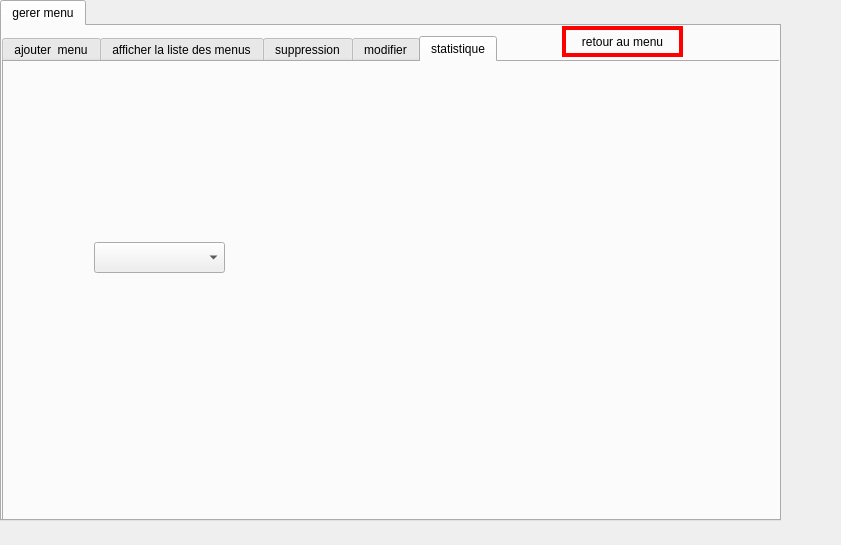
<?xml version="1.0" encoding="UTF-8"?>
<ui version="4.0">
 <class>gestion_menu_ui</class>
 <widget class="QDialog" name="gestion_menu_ui">
  <property name="geometry">
   <rect>
    <x>0</x>
    <y>0</y>
    <width>841</width>
    <height>545</height>
   </rect>
  </property>
  <property name="windowTitle">
   <string>Dialog</string>
  </property>
  <widget class="QTabWidget" name="tabWidget">
   <property name="geometry">
    <rect>
     <x>0</x>
     <y>0</y>
     <width>781</width>
     <height>521</height>
    </rect>
   </property>
   <property name="styleSheet">
    <string notr="true">background-image: url(:/photos/b.png);</string>
   </property>
   <property name="currentIndex">
    <number>0</number>
   </property>
   <widget class="QWidget" name="tab_2">
    <attribute name="title">
     <string>gerer menu</string>
    </attribute>
    <widget class="QTabWidget" name="jour">
     <property name="geometry">
      <rect>
       <x>0</x>
       <y>10</y>
       <width>781</width>
       <height>521</height>
      </rect>
     </property>
     <property name="currentIndex">
      <number>4</number>
     </property>
     <widget class="QWidget" name="ajout">
      <attribute name="title">
       <string>ajouter  menu</string>
      </attribute>
      <widget class="QLineEdit" name="designation_menu">
       <property name="geometry">
        <rect>
         <x>250</x>
         <y>20</y>
         <width>261</width>
         <height>31</height>
        </rect>
       </property>
       <property name="styleSheet">
        <string notr="true">border-style: solid;
border-width: 3px;
border-top-color: rgb(255, 85, 0);

border-bottom-color: rgb(0, 170, 0);
border-right-color: rgb(255, 255, 0);
border-left-color: rgb(255, 255, 0);
</string>
       </property>
       <property name="placeholderText">
        <string/>
       </property>
      </widget>
      <widget class="QLabel" name="label_2">
       <property name="geometry">
        <rect>
         <x>90</x>
         <y>30</y>
         <width>151</width>
         <height>20</height>
        </rect>
       </property>
       <property name="text">
        <string>&lt;html&gt;&lt;head/&gt;&lt;body&gt;&lt;p&gt;&lt;span style=&quot; font-size:12pt; color:#ff5500;&quot;&gt;Designation Menu&lt;/span&gt;&lt;/p&gt;&lt;/body&gt;&lt;/html&gt;</string>
       </property>
      </widget>
      <widget class="QPushButton" name="ajout_menu">
       <property name="geometry">
        <rect>
         <x>530</x>
         <y>240</y>
         <width>161</width>
         <height>61</height>
        </rect>
       </property>
       <property name="font">
        <font>
         <weight>75</weight>
         <bold>true</bold>
        </font>
       </property>
       <property name="styleSheet">
        <string notr="true">border-style: solid;
border-width: 3px;
border-color: red;

</string>
       </property>
       <property name="text">
        <string>Creer menu </string>
       </property>
      </widget>
      <widget class="QLabel" name="l_controle_saisie_2">
       <property name="geometry">
        <rect>
         <x>580</x>
         <y>130</y>
         <width>231</width>
         <height>41</height>
        </rect>
       </property>
       <property name="font">
        <font>
         <family>Arial Black</family>
         <pointsize>10</pointsize>
         <weight>75</weight>
         <bold>true</bold>
        </font>
       </property>
       <property name="text">
        <string/>
       </property>
      </widget>
      <widget class="QLabel" name="label_3">
       <property name="geometry">
        <rect>
         <x>140</x>
         <y>130</y>
         <width>81</width>
         <height>16</height>
        </rect>
       </property>
       <property name="text">
        <string>&lt;html&gt;&lt;head/&gt;&lt;body&gt;&lt;p&gt;&lt;span style=&quot; font-size:12pt; color:#ff5500;&quot;&gt;JOUR&lt;/span&gt;&lt;/p&gt;&lt;/body&gt;&lt;/html&gt;</string>
       </property>
      </widget>
      <widget class="QLabel" name="label_6">
       <property name="geometry">
        <rect>
         <x>120</x>
         <y>80</y>
         <width>111</width>
         <height>20</height>
        </rect>
       </property>
       <property name="text">
        <string>&lt;html&gt;&lt;head/&gt;&lt;body&gt;&lt;p&gt;&lt;span style=&quot; font-size:12pt; color:#ff5500;&quot;&gt;Preparateur&lt;/span&gt;&lt;/p&gt;&lt;/body&gt;&lt;/html&gt;</string>
       </property>
      </widget>
      <widget class="QLineEdit" name="preparateur_menu">
       <property name="geometry">
        <rect>
         <x>250</x>
         <y>70</y>
         <width>261</width>
         <height>31</height>
        </rect>
       </property>
       <property name="styleSheet">
        <string notr="true">border-style: solid;
border-width: 3px;
border-top-color: rgb(255, 85, 0);

border-bottom-color: rgb(0, 170, 0);
border-right-color: rgb(255, 255, 0);
border-left-color: rgb(255, 255, 0);
</string>
       </property>
      </widget>
      <widget class="QDateEdit" name="jour_menu">
       <property name="geometry">
        <rect>
         <x>250</x>
         <y>120</y>
         <width>261</width>
         <height>41</height>
        </rect>
       </property>
       <property name="styleSheet">
        <string notr="true">border-style: solid;
border-width: 3px;
border-top-color: rgb(255, 85, 0);

border-bottom-color: rgb(0, 170, 0);
border-right-color: rgb(255, 255, 0);
border-left-color: rgb(255, 255, 0);
</string>
       </property>
      </widget>
      <widget class="QLabel" name="label_4">
       <property name="geometry">
        <rect>
         <x>80</x>
         <y>190</y>
         <width>261</width>
         <height>51</height>
        </rect>
       </property>
       <property name="text">
        <string>&lt;html&gt;&lt;head/&gt;&lt;body&gt;&lt;p&gt;&lt;span style=&quot; font-size:14pt; color:#aa0000;&quot;&gt;Veuillez composer votre menu &lt;/span&gt;&lt;/p&gt;&lt;/body&gt;&lt;/html&gt;</string>
       </property>
      </widget>
      <widget class="QLabel" name="label_14">
       <property name="geometry">
        <rect>
         <x>50</x>
         <y>340</y>
         <width>111</width>
         <height>20</height>
        </rect>
       </property>
       <property name="text">
        <string>&lt;html&gt;&lt;head/&gt;&lt;body&gt;&lt;p&gt;&lt;span style=&quot; font-size:12pt; color:#ff5500;&quot;&gt;Plat principal&lt;/span&gt;&lt;/p&gt;&lt;/body&gt;&lt;/html&gt;</string>
       </property>
      </widget>
      <widget class="QLabel" name="label_16">
       <property name="geometry">
        <rect>
         <x>210</x>
         <y>340</y>
         <width>111</width>
         <height>20</height>
        </rect>
       </property>
       <property name="text">
        <string>&lt;html&gt;&lt;head/&gt;&lt;body&gt;&lt;p&gt;&lt;span style=&quot; font-size:12pt; color:#ff5500;&quot;&gt;salade&lt;/span&gt;&lt;/p&gt;&lt;/body&gt;&lt;/html&gt;</string>
       </property>
      </widget>
      <widget class="QLabel" name="label_17">
       <property name="geometry">
        <rect>
         <x>370</x>
         <y>340</y>
         <width>111</width>
         <height>20</height>
        </rect>
       </property>
       <property name="text">
        <string>&lt;html&gt;&lt;head/&gt;&lt;body&gt;&lt;p&gt;&lt;span style=&quot; font-size:12pt; color:#ff5500;&quot;&gt;dessert&lt;/span&gt;&lt;/p&gt;&lt;/body&gt;&lt;/html&gt;</string>
       </property>
      </widget>
      <widget class="QComboBox" name="comboBox_1">
       <property name="geometry">
        <rect>
         <x>40</x>
         <y>281</y>
         <width>91</width>
         <height>31</height>
        </rect>
       </property>
      </widget>
      <widget class="QComboBox" name="comboBox_2">
       <property name="geometry">
        <rect>
         <x>190</x>
         <y>281</y>
         <width>101</width>
         <height>31</height>
        </rect>
       </property>
      </widget>
      <widget class="QComboBox" name="comboBox_3">
       <property name="geometry">
        <rect>
         <x>360</x>
         <y>281</y>
         <width>91</width>
         <height>31</height>
        </rect>
       </property>
      </widget>
      <widget class="QLabel" name="ma">
       <property name="geometry">
        <rect>
         <x>250</x>
         <y>390</y>
         <width>141</width>
         <height>41</height>
        </rect>
       </property>
       <property name="text">
        <string/>
       </property>
      </widget>
     </widget>
     <widget class="QWidget" name="afficher">
      <attribute name="title">
       <string>afficher la liste des menus</string>
      </attribute>
      <widget class="QTableView" name="affich">
       <property name="geometry">
        <rect>
         <x>40</x>
         <y>110</y>
         <width>701</width>
         <height>241</height>
        </rect>
       </property>
      </widget>
      <widget class="QLineEdit" name="recherche_afficher">
       <property name="geometry">
        <rect>
         <x>350</x>
         <y>30</y>
         <width>291</width>
         <height>61</height>
        </rect>
       </property>
      </widget>
      <widget class="QCommandLinkButton" name="commandLinkButton">
       <property name="geometry">
        <rect>
         <x>230</x>
         <y>30</y>
         <width>81</width>
         <height>51</height>
        </rect>
       </property>
       <property name="font">
        <font>
         <family>MS Shell Dlg 2</family>
         <pointsize>10</pointsize>
         <weight>9</weight>
         <italic>false</italic>
         <bold>false</bold>
        </font>
       </property>
       <property name="styleSheet">
        <string notr="true">color: rgb(255, 0, 0);
font: 75 10pt &quot;MS Shell Dlg 2&quot;;

</string>
       </property>
       <property name="text">
        <string>Recherche</string>
       </property>
       <property name="icon">
        <iconset>
         <normaloff>../../../trouver-recherche-zoom-icone-4701-48.png</normaloff>../../../trouver-recherche-zoom-icone-4701-48.png</iconset>
       </property>
       <property name="iconSize">
        <size>
         <width>25</width>
         <height>25</height>
        </size>
       </property>
      </widget>
      <widget class="QPushButton" name="excel">
       <property name="geometry">
        <rect>
         <x>1050</x>
         <y>10</y>
         <width>75</width>
         <height>23</height>
        </rect>
       </property>
       <property name="text">
        <string>excel</string>
       </property>
      </widget>
     </widget>
     <widget class="QWidget" name="tab_4">
      <attribute name="title">
       <string>suppression</string>
      </attribute>
      <widget class="QTableView" name="supprimermenu">
       <property name="geometry">
        <rect>
         <x>30</x>
         <y>70</y>
         <width>681</width>
         <height>211</height>
        </rect>
       </property>
      </widget>
      <widget class="QCommandLinkButton" name="commandLinkButton_3">
       <property name="geometry">
        <rect>
         <x>30</x>
         <y>20</y>
         <width>181</width>
         <height>61</height>
        </rect>
       </property>
       <property name="font">
        <font>
         <family>Segoe UI</family>
         <italic>true</italic>
        </font>
       </property>
       <property name="styleSheet">
        <string notr="true">color: rgb(255, 0, 0);</string>
       </property>
       <property name="text">
        <string>rechercher par nom</string>
       </property>
       <property name="icon">
        <iconset>
         <normaloff>../../../trouver-recherche-zoom-icone-4701-48.png</normaloff>../../../trouver-recherche-zoom-icone-4701-48.png</iconset>
       </property>
       <property name="iconSize">
        <size>
         <width>25</width>
         <height>25</height>
        </size>
       </property>
      </widget>
      <widget class="QLabel" name="label_8">
       <property name="geometry">
        <rect>
         <x>60</x>
         <y>300</y>
         <width>201</width>
         <height>71</height>
        </rect>
       </property>
       <property name="text">
        <string>le menur à supprimer</string>
       </property>
      </widget>
      <widget class="QPushButton" name="supprimer_22">
       <property name="geometry">
        <rect>
         <x>560</x>
         <y>310</y>
         <width>151</width>
         <height>51</height>
        </rect>
       </property>
       <property name="font">
        <font>
         <weight>75</weight>
         <bold>true</bold>
        </font>
       </property>
       <property name="styleSheet">
        <string notr="true">border-style: solid;
border-width: 4px;
border-color: red;</string>
       </property>
       <property name="text">
        <string>supprimer</string>
       </property>
      </widget>
      <widget class="QLineEdit" name="nom_22">
       <property name="geometry">
        <rect>
         <x>280</x>
         <y>310</y>
         <width>221</width>
         <height>41</height>
        </rect>
       </property>
       <property name="styleSheet">
        <string notr="true">border-style: solid;
border-width: 3px;
border-top-color: rgb(255, 85, 0);

border-bottom-color: rgb(0, 170, 0);
border-right-color: rgb(255, 255, 0);
border-left-color: rgb(255, 255, 0);
</string>
       </property>
       <property name="placeholderText">
        <string>entrer le menu que vous voulez supprimer</string>
       </property>
      </widget>
      <widget class="QLineEdit" name="recherche_afficher_2">
       <property name="geometry">
        <rect>
         <x>200</x>
         <y>10</y>
         <width>221</width>
         <height>41</height>
        </rect>
       </property>
      </widget>
     </widget>
     <widget class="QWidget" name="tab_5">
      <attribute name="title">
       <string>modifier</string>
      </attribute>
      <widget class="QTableView" name="modifier_3">
       <property name="geometry">
        <rect>
         <x>260</x>
         <y>50</y>
         <width>501</width>
         <height>281</height>
        </rect>
       </property>
      </widget>
      <widget class="QLabel" name="label_32">
       <property name="geometry">
        <rect>
         <x>30</x>
         <y>30</y>
         <width>47</width>
         <height>13</height>
        </rect>
       </property>
       <property name="text">
        <string>id</string>
       </property>
      </widget>
      <widget class="QLabel" name="label_33">
       <property name="geometry">
        <rect>
         <x>20</x>
         <y>220</y>
         <width>47</width>
         <height>13</height>
        </rect>
       </property>
       <property name="text">
        <string>entree</string>
       </property>
      </widget>
      <widget class="QLabel" name="label_34">
       <property name="geometry">
        <rect>
         <x>10</x>
         <y>60</y>
         <width>101</width>
         <height>31</height>
        </rect>
       </property>
       <property name="text">
        <string>designation</string>
       </property>
      </widget>
      <widget class="QLineEdit" name="designation">
       <property name="geometry">
        <rect>
         <x>80</x>
         <y>60</y>
         <width>141</width>
         <height>31</height>
        </rect>
       </property>
       <property name="styleSheet">
        <string notr="true">border-style: solid;
border-width: 3px;
border-top-color: rgb(255, 85, 0);

border-bottom-color: rgb(0, 170, 0);
border-right-color: rgb(255, 255, 0);
border-left-color: rgb(255, 255, 0);
</string>
       </property>
       <property name="placeholderText">
        <string/>
       </property>
      </widget>
      <widget class="QLineEdit" name="jour_2">
       <property name="geometry">
        <rect>
         <x>80</x>
         <y>160</y>
         <width>141</width>
         <height>31</height>
        </rect>
       </property>
       <property name="styleSheet">
        <string notr="true">border-style: solid;
border-width: 3px;
border-top-color: rgb(255, 85, 0);

border-bottom-color: rgb(0, 170, 0);
border-right-color: rgb(255, 255, 0);
border-left-color: rgb(255, 255, 0);

</string>
       </property>
       <property name="placeholderText">
        <string/>
       </property>
      </widget>
      <widget class="QLineEdit" name="id_menu">
       <property name="geometry">
        <rect>
         <x>80</x>
         <y>20</y>
         <width>141</width>
         <height>31</height>
        </rect>
       </property>
       <property name="styleSheet">
        <string notr="true">
border-style: solid;
border-width: 3px;
border-top-color: rgb(255, 85, 0);

border-bottom-color: rgb(0, 170, 0);
border-right-color: rgb(255, 255, 0);
border-left-color: rgb(255, 255, 0);
</string>
       </property>
      </widget>
      <widget class="QLineEdit" name="p1">
       <property name="geometry">
        <rect>
         <x>80</x>
         <y>210</y>
         <width>141</width>
         <height>31</height>
        </rect>
       </property>
       <property name="styleSheet">
        <string notr="true">border-style: solid;
border-width: 3px;
border-top-color: rgb(255, 85, 0);

border-bottom-color: rgb(0, 170, 0);
border-right-color: rgb(255, 255, 0);
border-left-color: rgb(255, 255, 0);
</string>
       </property>
       <property name="text">
        <string/>
       </property>
       <property name="placeholderText">
        <string/>
       </property>
      </widget>
      <widget class="QCommandLinkButton" name="commandLinkButton_6">
       <property name="geometry">
        <rect>
         <x>320</x>
         <y>0</y>
         <width>181</width>
         <height>51</height>
        </rect>
       </property>
       <property name="font">
        <font>
         <family>Segoe UI</family>
         <italic>true</italic>
        </font>
       </property>
       <property name="styleSheet">
        <string notr="true">color: rgb(255, 0, 0);</string>
       </property>
       <property name="text">
        <string>rechercher par nom</string>
       </property>
       <property name="icon">
        <iconset>
         <normaloff>../../../trouver-recherche-zoom-icone-4701-48.png</normaloff>../../../trouver-recherche-zoom-icone-4701-48.png</iconset>
       </property>
       <property name="iconSize">
        <size>
         <width>25</width>
         <height>25</height>
        </size>
       </property>
      </widget>
      <widget class="QLabel" name="label_35">
       <property name="geometry">
        <rect>
         <x>20</x>
         <y>170</y>
         <width>47</width>
         <height>13</height>
        </rect>
       </property>
       <property name="text">
        <string>jour</string>
       </property>
      </widget>
      <widget class="QLabel" name="label_36">
       <property name="geometry">
        <rect>
         <x>30</x>
         <y>270</y>
         <width>61</width>
         <height>20</height>
        </rect>
       </property>
       <property name="text">
        <string>plat</string>
       </property>
      </widget>
      <widget class="QLineEdit" name="p2">
       <property name="geometry">
        <rect>
         <x>80</x>
         <y>270</y>
         <width>141</width>
         <height>31</height>
        </rect>
       </property>
       <property name="styleSheet">
        <string notr="true">border-style: solid;
border-width: 3px;
border-top-color: rgb(255, 85, 0);

border-bottom-color: rgb(0, 170, 0);
border-right-color: rgb(255, 255, 0);
border-left-color: rgb(255, 255, 0);
</string>
       </property>
       <property name="text">
        <string/>
       </property>
       <property name="placeholderText">
        <string/>
       </property>
      </widget>
      <widget class="QLineEdit" name="preparateur">
       <property name="geometry">
        <rect>
         <x>80</x>
         <y>110</y>
         <width>141</width>
         <height>31</height>
        </rect>
       </property>
       <property name="styleSheet">
        <string notr="true">border-style: solid;
border-width: 3px;
border-top-color: rgb(255, 85, 0);

border-bottom-color: rgb(0, 170, 0);
border-right-color: rgb(255, 255, 0);
border-left-color: rgb(255, 255, 0);
</string>
       </property>
       <property name="placeholderText">
        <string/>
       </property>
      </widget>
      <widget class="QPushButton" name="modifier_4">
       <property name="geometry">
        <rect>
         <x>90</x>
         <y>380</y>
         <width>131</width>
         <height>81</height>
        </rect>
       </property>
       <property name="styleSheet">
        <string notr="true">border-style: solid;
border-width: 4px;
border-color: red;

</string>
       </property>
       <property name="text">
        <string>modifier</string>
       </property>
      </widget>
      <widget class="QLineEdit" name="recherche_afficher_6">
       <property name="geometry">
        <rect>
         <x>520</x>
         <y>10</y>
         <width>191</width>
         <height>31</height>
        </rect>
       </property>
      </widget>
      <widget class="QLabel" name="label_37">
       <property name="geometry">
        <rect>
         <x>10</x>
         <y>110</y>
         <width>61</width>
         <height>20</height>
        </rect>
       </property>
       <property name="text">
        <string>preparateur</string>
       </property>
      </widget>
      <widget class="QPushButton" name="pushButton_3">
       <property name="geometry">
        <rect>
         <x>470</x>
         <y>350</y>
         <width>161</width>
         <height>61</height>
        </rect>
       </property>
       <property name="styleSheet">
        <string notr="true">border-style: solid;
border-width: 4px;
border-color: red;</string>
       </property>
       <property name="text">
        <string>actualiser</string>
       </property>
      </widget>
      <widget class="QLineEdit" name="p3">
       <property name="geometry">
        <rect>
         <x>80</x>
         <y>320</y>
         <width>141</width>
         <height>31</height>
        </rect>
       </property>
       <property name="styleSheet">
        <string notr="true">border-style: solid;
border-width: 3px;
border-top-color: rgb(255, 85, 0);

border-bottom-color: rgb(0, 170, 0);
border-right-color: rgb(255, 255, 0);
border-left-color: rgb(255, 255, 0);
</string>
       </property>
       <property name="text">
        <string/>
       </property>
       <property name="placeholderText">
        <string/>
       </property>
      </widget>
      <widget class="QLabel" name="label_38">
       <property name="geometry">
        <rect>
         <x>20</x>
         <y>320</y>
         <width>61</width>
         <height>20</height>
        </rect>
       </property>
       <property name="text">
        <string>dessert</string>
       </property>
      </widget>
     </widget>
     <widget class="QWidget" name="tab">
      <attribute name="title">
       <string>statistique</string>
      </attribute>
      <widget class="QComboBox" name="combo">
       <property name="geometry">
        <rect>
         <x>90</x>
         <y>180</y>
         <width>131</width>
         <height>31</height>
        </rect>
       </property>
      </widget>
      <widget class="QWidget" name="verticalWidget" native="true">
       <property name="geometry">
        <rect>
         <x>340</x>
         <y>30</y>
         <width>311</width>
         <height>321</height>
        </rect>
       </property>
       <layout class="QVBoxLayout" name="bbb"/>
      </widget>
     </widget>
    </widget>
    <widget class="QPushButton" name="pushButton">
     <property name="geometry">
      <rect>
       <x>560</x>
       <y>0</y>
       <width>121</width>
       <height>31</height>
      </rect>
     </property>
     <property name="styleSheet">
      <string notr="true">border-style: solid;
border-width: 4px;
border-color: red;</string>
     </property>
     <property name="text">
      <string>retour au menu</string>
     </property>
    </widget>
   </widget>
  </widget>
 </widget>
 <resources/>
 <connections/>
</ui>
